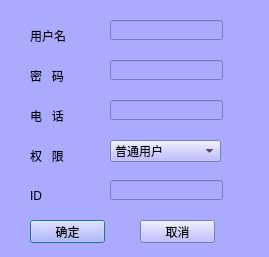
<?xml version="1.0" encoding="UTF-8"?>
<ui version="4.0">
 <class>UserDlg</class>
 <widget class="QDialog" name="UserDlg">
  <property name="geometry">
   <rect>
    <x>0</x>
    <y>0</y>
    <width>269</width>
    <height>257</height>
   </rect>
  </property>
  <property name="windowTitle">
   <string>用户注册</string>
  </property>
  <property name="styleSheet">
   <string notr="true">background-color: rgb(170, 170, 255);</string>
  </property>
  <widget class="QLabel" name="label">
   <property name="geometry">
    <rect>
     <x>30</x>
     <y>30</y>
     <width>54</width>
     <height>12</height>
    </rect>
   </property>
   <property name="text">
    <string>用户名</string>
   </property>
  </widget>
  <widget class="QLineEdit" name="uname">
   <property name="geometry">
    <rect>
     <x>110</x>
     <y>20</y>
     <width>113</width>
     <height>20</height>
    </rect>
   </property>
  </widget>
  <widget class="QLabel" name="label_2">
   <property name="geometry">
    <rect>
     <x>30</x>
     <y>70</y>
     <width>54</width>
     <height>12</height>
    </rect>
   </property>
   <property name="text">
    <string>密   码</string>
   </property>
  </widget>
  <widget class="QLineEdit" name="upass">
   <property name="geometry">
    <rect>
     <x>110</x>
     <y>60</y>
     <width>113</width>
     <height>20</height>
    </rect>
   </property>
  </widget>
  <widget class="QLabel" name="label_3">
   <property name="geometry">
    <rect>
     <x>30</x>
     <y>110</y>
     <width>54</width>
     <height>12</height>
    </rect>
   </property>
   <property name="text">
    <string>电   话</string>
   </property>
  </widget>
  <widget class="QLineEdit" name="uphone">
   <property name="geometry">
    <rect>
     <x>110</x>
     <y>100</y>
     <width>113</width>
     <height>20</height>
    </rect>
   </property>
  </widget>
  <widget class="QLabel" name="label_4">
   <property name="geometry">
    <rect>
     <x>30</x>
     <y>150</y>
     <width>54</width>
     <height>12</height>
    </rect>
   </property>
   <property name="text">
    <string>权   限</string>
   </property>
  </widget>
  <widget class="QLabel" name="label_5">
   <property name="geometry">
    <rect>
     <x>30</x>
     <y>190</y>
     <width>54</width>
     <height>12</height>
    </rect>
   </property>
   <property name="text">
    <string>ID</string>
   </property>
  </widget>
  <widget class="QLineEdit" name="uid">
   <property name="geometry">
    <rect>
     <x>110</x>
     <y>180</y>
     <width>113</width>
     <height>20</height>
    </rect>
   </property>
  </widget>
  <widget class="QPushButton" name="Bok">
   <property name="geometry">
    <rect>
     <x>30</x>
     <y>220</y>
     <width>75</width>
     <height>23</height>
    </rect>
   </property>
   <property name="text">
    <string>确定</string>
   </property>
  </widget>
  <widget class="QPushButton" name="Bcl">
   <property name="geometry">
    <rect>
     <x>140</x>
     <y>220</y>
     <width>75</width>
     <height>23</height>
    </rect>
   </property>
   <property name="text">
    <string>取消</string>
   </property>
  </widget>
  <widget class="QComboBox" name="utype">
   <property name="geometry">
    <rect>
     <x>110</x>
     <y>140</y>
     <width>111</width>
     <height>22</height>
    </rect>
   </property>
   <item>
    <property name="text">
     <string>普通用户</string>
    </property>
   </item>
   <item>
    <property name="text">
     <string>管理员</string>
    </property>
   </item>
  </widget>
 </widget>
 <resources/>
 <connections/>
</ui>
